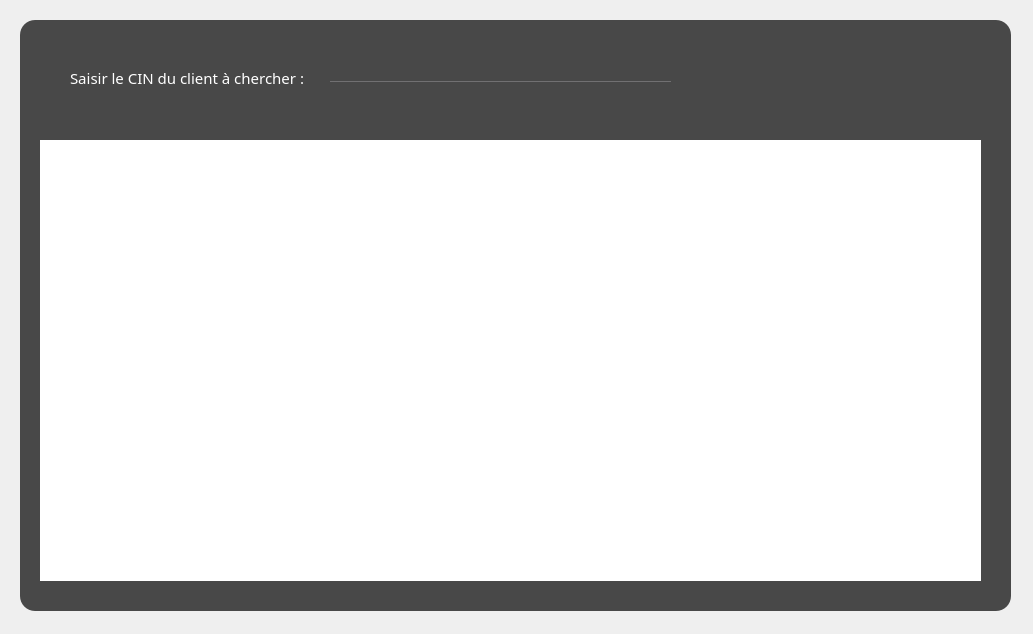
<?xml version="1.0" encoding="UTF-8"?>
<ui version="4.0">
 <class>ClientAdmin</class>
 <widget class="QDialog" name="ClientAdmin">
  <property name="geometry">
   <rect>
    <x>0</x>
    <y>0</y>
    <width>1033</width>
    <height>634</height>
   </rect>
  </property>
  <property name="windowTitle">
   <string>Hotel</string>
  </property>
  <property name="windowIcon">
   <iconset resource="image.qrc">
    <normaloff>:/projetimages/projetimages/e.png</normaloff>:/projetimages/projetimages/e.png</iconset>
  </property>
  <property name="styleSheet">
   <string notr="true">QTableView {
selection-background-color:red;
border-radius:15px;
}

QDialog{
	background-image:url(:/projetimages/projetimages/a.jpg);
}
*{
font-family:centry gothlic ;
font-size:15px;
}
QWidget#widget{

background:rgba(0,0,0,0.7);
border-radius:15px;
}
QLineEdit
{
background:transparent;
border:none;
color:#717072;
border-bottom:1px solid #717072;
}
#label{
color:white;}</string>
  </property>
  <widget class="QWidget" name="widget" native="true">
   <property name="geometry">
    <rect>
     <x>20</x>
     <y>20</y>
     <width>991</width>
     <height>591</height>
    </rect>
   </property>
   <widget class="QTableView" name="tableViewClientAdmin">
    <property name="geometry">
     <rect>
      <x>20</x>
      <y>120</y>
      <width>941</width>
      <height>441</height>
     </rect>
    </property>
   </widget>
   <widget class="QLabel" name="label">
    <property name="geometry">
     <rect>
      <x>50</x>
      <y>50</y>
      <width>251</width>
      <height>16</height>
     </rect>
    </property>
    <property name="text">
     <string>Saisir le CIN du client à chercher :</string>
    </property>
   </widget>
   <widget class="QLineEdit" name="cherclientadmin_txt">
    <property name="geometry">
     <rect>
      <x>310</x>
      <y>40</y>
      <width>341</width>
      <height>22</height>
     </rect>
    </property>
   </widget>
  </widget>
 </widget>
 <resources>
  <include location="image.qrc"/>
 </resources>
 <connections/>
</ui>
